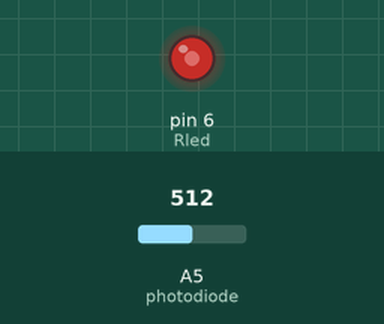
Simulated run of this sketch. Board: Arduino Uno, built with avr-gcc and run on an emulated ATmega328P. On the bench: output pins drawn as LEDs (lit = HIGH). The test bench sets the inputs (shaded band); at power-on: A5 (photodiode) = 512.

Above: at 1.2 s.
1.3 s: A5 (photodiode) set to 716
At 2.3 s:
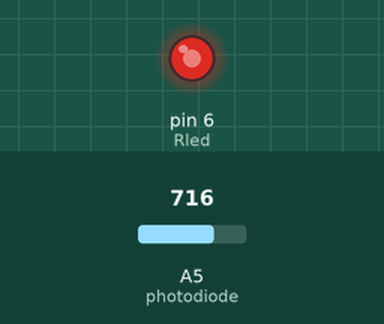
2.8 s: A5 (photodiode) set to 900
At 3.5 s:
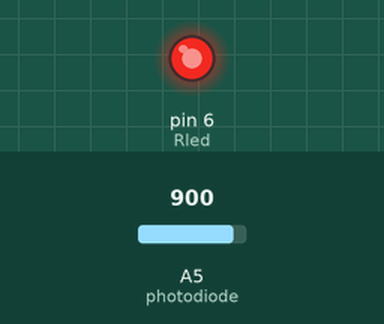
4.3 s: A5 (photodiode) set to 122
At 4.6 s:
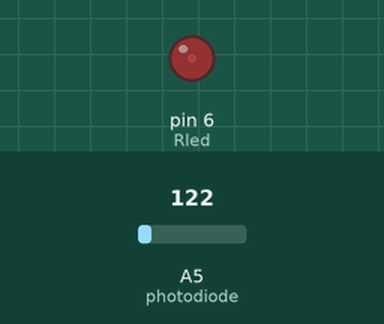
5.8 s: A5 (photodiode) set to 0
At 6.9 s:
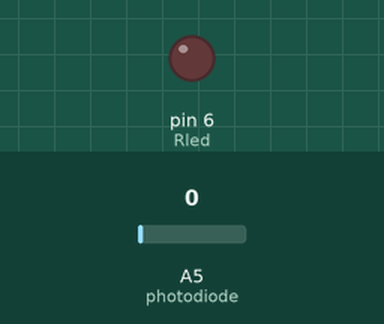
Timing chart, 0 to 8.3 s (numbered marks = the images above; inputs shaded):
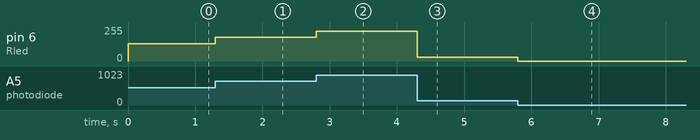

The sketch:

part5.ino
```cpp
/*part5  USE Photodiode CONTROL Rled BRIGHTNESS
 Built-in photosensitive resistor (CDS), Brightness according to ambient light, Automatic Rled BRIGHTNESS. */
int photodiode= A5;// The analog A5 pin,read Photodiode
int Rled = 6;// The digital6 pin,driving the Rled ,the arduino uno pwm pin is(digital 3,5,6,9,10,11)
void setup() {
  pinMode(photodiode,INPUT_PULLUP);// initialize the photodiode pin as an input.
  pinMode(Rled,OUTPUT);// initialize the motor pin as an output.
}
void loop() {
    //photodiode modul AOut pin out analog value,The higher the external environment brightness, the smaller the value
    //photodiode modul DOut pin out digital value,if AOut>2.5V,Dout=5V,if AOut<2.5V,DOut=0V;
    int brightness=analogRead(photodiode)/4;//because the read  value is 0-1023,pwm out value is 0-255;
    analogWrite(Rled,brightness);//pwn-out control brightness of Rled
     }
```

Measured:
- after the input at 1.3 s, pin 6 (Rled): 128/255 → 179/255 at once
- after the input at 2.8 s, pin 6 (Rled): 179/255 → 225/255 at once
- after the input at 4.3 s, pin 6 (Rled): 225/255 → 30/255 at once
- after the input at 5.8 s, pin 6 (Rled): 30/255 → 0/255 at once
